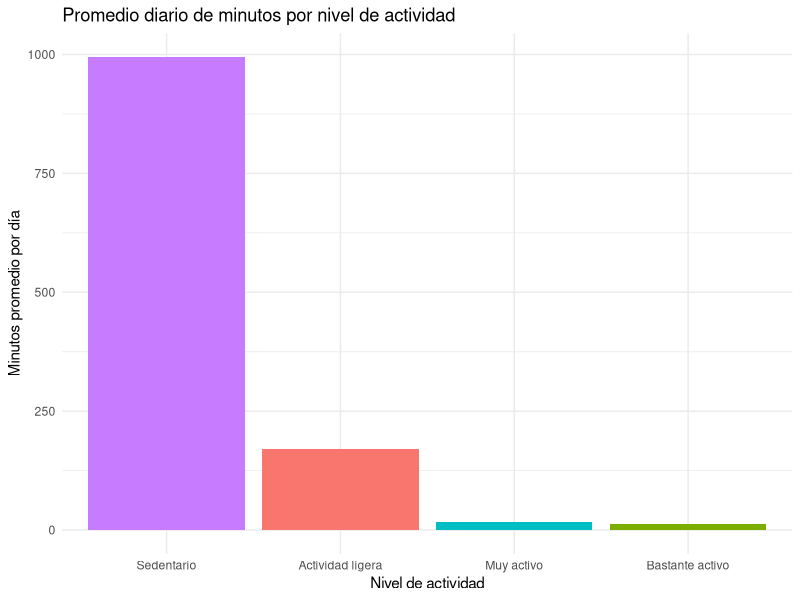

Recreate this plot in R.
# Project: Bellabeat Case Study
# Analysis: Daily Activity Time Distribution
# Description: Generates visualization for Figure 2
# Dataset: comparacion_actividad.csv
# Tool: R (ggplot2)
# Output: Figure 2

library(readr)
library(tidyverse)

activity_minutes <- read_csv("../data/comparacion_actividad.csv")

activity_minutes_long <- activity_minutes %>%
  pivot_longer(
    cols = everything(),
    names_to = "tipo_actividad",
    values_to = "minutos_promedio"
  )

activity_minutes_long <- activity_minutes_long %>%
  mutate(tipo_actividad_label = case_when(
    tipo_actividad == "minutos_sedentarios_promedio" ~ "Sedentario",
    tipo_actividad == "minutos_actividad_ligera_promedio" ~ "Actividad ligera",
    tipo_actividad == "minutos_bastante_activos_promedio" ~ "Bastante activo",
    tipo_actividad == "minutos_muy_activos_promedio" ~ "Muy activo"
  ))


ggplot(activity_minutes_long,
       aes(x = reorder(tipo_actividad_label, -minutos_promedio),
           y = minutos_promedio,
           fill = tipo_actividad_label)) +
  geom_col() +
  labs(
    title = "Promedio diario de minutos por nivel de actividad",
    x = "Nivel de actividad",
    y = "Minutos promedio por día"
  ) +
  theme_minimal() +
  theme(legend.position = "none")

